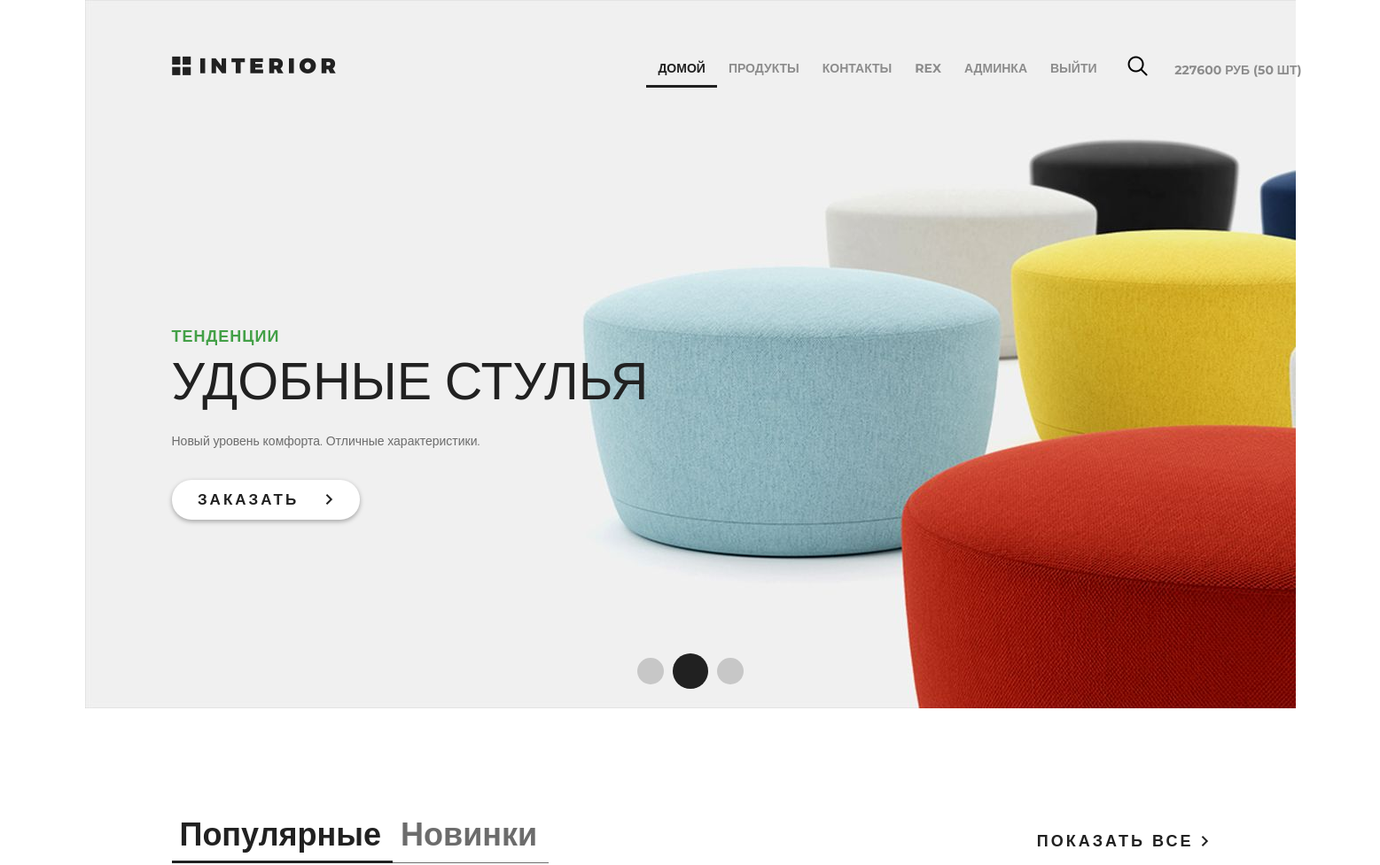
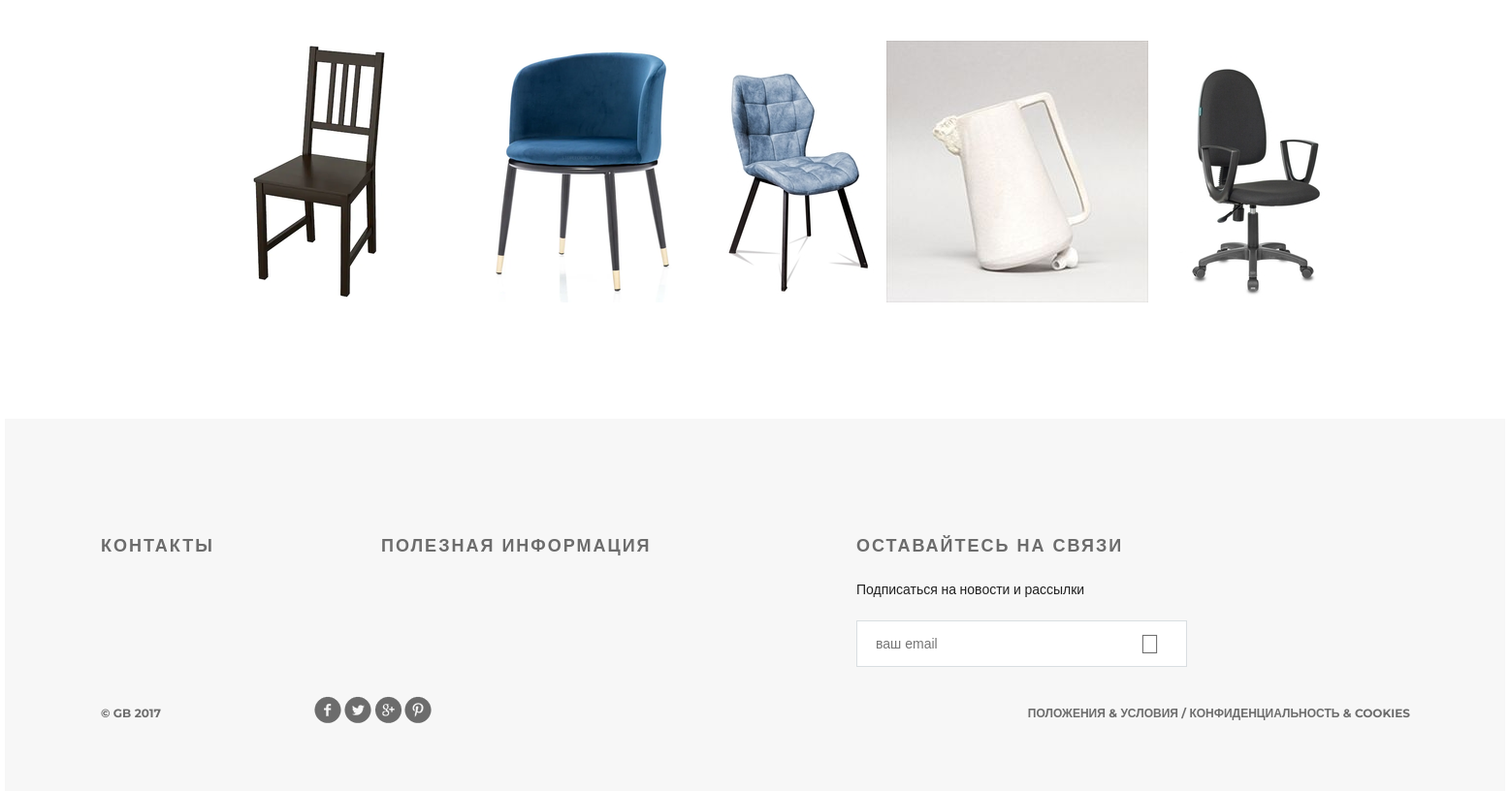
Page / (signed in) on the committed database (2 pictures, top to bottom).
### authapp/models.py (models this page shows)
class ShopUser(AbstractUser):
    avatar = models.ImageField(upload_to='users_avatars', blank=True)
    age = models.PositiveIntegerField(verbose_name='возраст')

### basketapp/models.py (models this page shows)
class Basket(models.Model):
    user = models.ForeignKey(
        settings.AUTH_USER_MODEL,
        on_delete=models.CASCADE,
        related_name='basket',
    )
    product = models.ForeignKey(
        Product,
        on_delete=models.CASCADE,
    )
    quantity = models.PositiveIntegerField(verbose_name='количество', default=0)
    add_datetime = models.DateTimeField(verbose_name='время', auto_now_add=True)
    @property
    def product_cost(self):
        return self.product.price * self.quantity
    @property
    def total_quantity(self):
        _items = Basket.objects.filter(user=self.user)
        _total_quantity = sum(list(map(lambda x: x.quantity, _items)))
        return _total_quantity
    @property
    def total_cost(self):
        _items = Basket.objects.filter(user=self.user)
        _total_cost = sum(list(map(lambda x: x.product_cost, _items)))
        return _total_cost

### mainapp/models.py (models this page shows, shortened)
class Product(models.Model):
    category = models.ForeignKey(ProductCategory, on_delete=models.CASCADE)
    name = models.CharField(verbose_name='имя продукта', max_length=128)
    image = models.ImageField(upload_to='products_images', blank=True)
    short_desc = models.CharField(verbose_name='краткое описание продукта', max_length=60, blank=True)
    description = models.TextField(verbose_name='описание продукта', blank=True)
    price = models.DecimalField(verbose_name='цена продукта', max_digits=8, decimal_places=2, default=0)
    quantity = models.PositiveIntegerField(verbose_name='количество на складе', default=0)
    is_active = models.BooleanField(default=True)

### geekshop/views.py (the view)
# urls.py: path('', basketapp.basket, name='index'),
def index(request):
    title = 'Geekshop'
    products = Product.objects.all()[:5]
    basket = []
    if request.user.is_authenticated:
        basket = Basket.objects.filter(user=request.user)
    context = {
        'title': title,
        'products': products,
        'basket': basket,
    }
    return render(request, 'geekshop/index.html', context)

### geekshop/templates/geekshop/index.html (shortened to what this page needs)
{% extends 'geekshop/base.html' %}
{% load static %}
{% block content %}
		<div class="slider">
			<div class="header clearfix">
				{% include 'geekshop/includes/main_menu.html' %}
			</div>
			<div class="text-slider">
				<h3 class="green">тенденции</h3>
				<h3 class="big"> удобные стулья</h3>
				<p>Новый уровень комфорта. Отличные характеристики.</p>
				<a href="#" class="button-order">заказать <img src="{% static 'geekshop/img/arrow.png' %}" alt=""></a>
			</div>
			<div class="navi">
				<a href="#"></a><a href="#"></a><a href="#"></a>
			</div>
		</div>
		<div class="featured">
			<div class="featured-menu">
					<a class="active" href="#">Популярные</a><a href="#">Новинки</a>
			</div>
			<a class="explore" href="#">показать все <img src="{% static 'geekshop/img/arrow.png' %}" alt=""></a>
			<div class="clearfix">
			</div>
			<div class="tab-content">
				{% for product in products %}
				<div class="block">
					<a href="#"><img src="/media/{{ product.image }}" alt="">
					</a>
				</div>
				{% endfor %}
			</div>
		</div>
{% endblock %}

### geekshop/templates/geekshop/includes/main_menu.html
<a href="{% url 'index' %}" class="logo"></a>
<ul class="menu">
    <li><a href="{% url 'index' %}" class="active">домой</a></li>
    <li><a href="{% url 'products:index' %}">продукты</a></li>
    <li><a href="{% url 'contacts' %}">контакты</a></li>
    {% if user.is_authenticated %}
        <li>
            <a href="{% url 'auth:edit' %}">
                {{ user.first_name|default:'Пользователь' }}
            </a>
        </li>
        {% if user.is_superuser %}
            <li>
                <a href="{% url 'admin_staff:users' %}">
                    админка
                </a>
            </li>
        {% endif %}
    {% endif %}
    <li>
        {% if user.is_authenticated %}
            <a href="{% url 'auth:logout' %}">выйти</a>
        {% else %}
            <a href="{% url 'auth:login' %}">войти</a>
        {% endif %}
    </li>
    {% if basket %}
        <li>
            <a href="{% url 'basket:index' %}" class="basket">
            <span>
                {{ basket.0.total_cost|floatformat:0 }} руб
                ({{ basket.0.total_quantity }} шт)
            </span>
            </a>
        </li>
    {% endif %}
</ul>
<a href="#" class="search"></a>

### geekshop/static/geekshop/style.css (style rules this page uses)
* { margin: 0; padding: 0; }
body { font-family: 'Montserrat', sans-serif; }
html, body { height: 100%; }
.slider { height: 800px; background-image: url(img/slider.jpg); padding-left: 98px; padding-right: 211px; position: relative; }
.logo { background-image: url(img/logo.png); margin-top: 63px; width: 185px; height: 22px; float: left; }
.menu { list-style-type: none; margin-top: 67px; float: right; }
.menu li { float: left; }
.menu a { color: #8c8c8c; font-size: 14px; font-weight: 700; text-align: right; text-transform: uppercase; text-decoration: none; padding: 10px 13px; }
.menu .active { color: #212121; font-weight: 700; border-bottom: 3px solid #212121; }
.search { display: block; width: 23px; height: 23px; background-image: url(img/search.png); position: absolute; top: 63px; left: 1176px; }
.basket { display: block; width: 150px; height: 23px; background-image: url(img/basket.png); position: absolute; top: 60px; left: 1210px; }
.clearfix:after { content: ""; display: block; clear: both; }
.text-slider { margin-top: 288px; position: absolute; }
.text-slider p { color: #6c6c6c; font-size: 14px; text-align: left; width: 458px; line-height: 24px; }
.button-order { background-color: #ffffff; box-shadow: 0px 2px 4.85px 0.15px rgba(33, 33, 33, 0.35); width: 212px; height: 45px; display: block; text-transform: uppercase; text-align: center; border-radius: 22px; text-decoration: none; color: #212121; font-size: 17px; font-weight: 700; line-height: 45px; margin-top: 32px; letter-spacing: 3px; }
.button-order img { padding-left: 22px; }
.green { text-transform: uppercase; color: #43a047; font-size: 18px; font-weight: 700; text-align: left; margin-bottom: 22px; line-height: 13px; letter-spacing: 1px; }
.big { color: #212121; font-size: 59px; line-height: 43px; text-transform: uppercase; font-weight: 100; margin-bottom: 34px; }
.navi { position: absolute; bottom: 22px; right: 618px; display: flex; width: 130px; height: 40px; justify-content: space-between; align-items: center; }
.navi a { display: block; width: 30px; height: 30px; border-radius: 50%; background-color: rgba(33, 33, 33, 0.2); float: left; margin: 0px 5px; }
.navi a:nth-child(2) { display: block; width: 40px; height: 40px; border-radius: 50%; background-color: #212121; float: left; margin: 0px; }
.featured { padding-left: 98px; padding-right: 98px; }
.featured-menu { margin-top: 120px; width: 300px; height: 49px; float: left; }
.featured-menu a { color: #6c6c6c; font-size: 36px; font-weight: 700; text-align: left; text-decoration: none; border-bottom: 1px solid #6c6c6c; padding-bottom: 10px; padding-right: 13px; padding-left: 9px; }
.featured-menu .active { font-size: 36px; font-weight: 700; text-align: left; color: #212121; border-bottom: 3px solid #212121; padding-bottom: 8px; }
.explore { text-transform: uppercase; color: #212121; font-size: 18px; font-weight: 700; line-height: 24px; text-align: center; float: right; margin-top: 138px; letter-spacing: 3px; text-decoration: none; }
.tab-content { margin-top: 50px; display: flex; justify-content: space-between; margin-bottom: 120px; }
.tab-content .block { height: 270px; width: 270px; position: relative; }

### rows in the picture
ShopUser: first_name "REX"
Basket: user+product+quantity "227600", user+quantity "50"
Product: image (picture)
Product: image (picture)
Product: image (picture)
Product: image (picture)
Product: image (picture)
